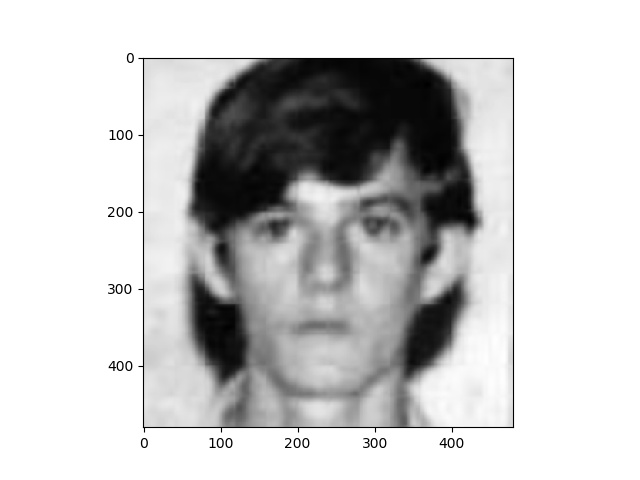
#> input picture Codes/LapMCM/face2_5_smooth.jpg, 640 x 480 px; the run also reads 1 picture not shown here
$ python comparison.py
#> lines starting #> are read from the running program, lines starting #| are printed output that depends on the picture
import numpy as np
from PIL import Image
import matplotlib.pyplot as plt

image1 = Image.open('LapMCM/face2_5_smooth.jpg').convert('L')
image2 = Image.open('face2_5_smooth.jpg').convert('L')

img1 = np.asarray(image1)
img2 = np.asarray(image2)

img = abs(img2-img1)
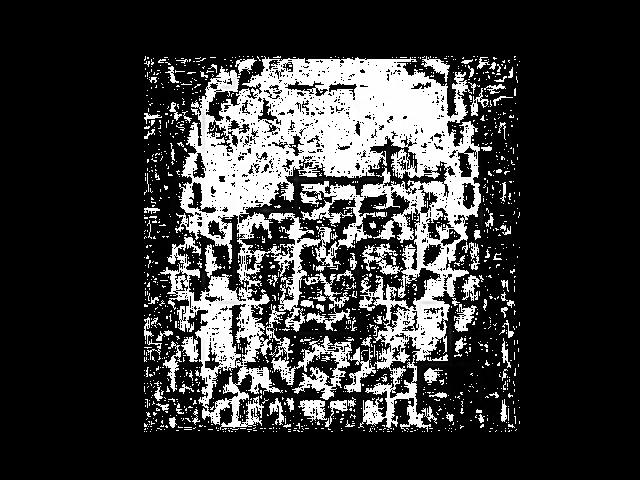
#> img: shape (480, 640); min 0, max 255, mean 53.4

plt.imshow(img, cmap='gray')
plt.savefig('Comps/Diff_face2_5_smooth_Lap.png')
plt.show()
